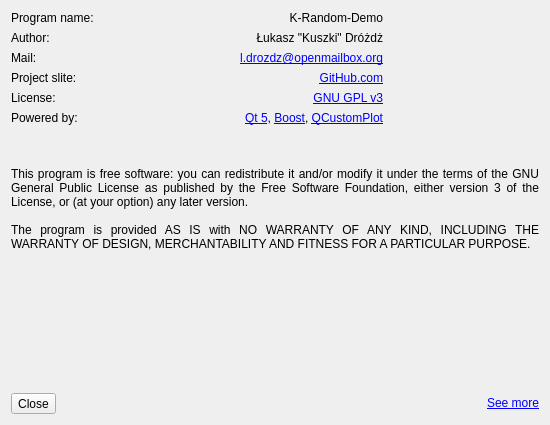
<?xml version="1.0" encoding="UTF-8"?>
<ui version="4.0">
 <class>AboutDialog</class>
 <widget class="QDialog" name="AboutDialog">
  <property name="geometry">
   <rect>
    <x>0</x>
    <y>0</y>
    <width>550</width>
    <height>425</height>
   </rect>
  </property>
  <property name="minimumSize">
   <size>
    <width>550</width>
    <height>425</height>
   </size>
  </property>
  <property name="windowTitle">
   <string>About</string>
  </property>
  <property name="windowIcon">
   <iconset theme="help-about">
    <normaloff>.</normaloff>.</iconset>
  </property>
  <layout class="QGridLayout" name="gridLayout">
   <item row="3" column="0">
    <widget class="QToolButton" name="Close">
     <property name="text">
      <string>Close</string>
     </property>
     <property name="icon">
      <iconset theme="exit">
       <normaloff>.</normaloff>.</iconset>
     </property>
    </widget>
   </item>
   <item row="0" column="3">
    <widget class="QLabel" name="labelLogo">
     <property name="sizePolicy">
      <sizepolicy hsizetype="Fixed" vsizetype="Fixed">
       <horstretch>0</horstretch>
       <verstretch>0</verstretch>
      </sizepolicy>
     </property>
     <property name="minimumSize">
      <size>
       <width>150</width>
       <height>150</height>
      </size>
     </property>
     <property name="maximumSize">
      <size>
       <width>150</width>
       <height>150</height>
      </size>
     </property>
     <property name="pixmap">
      <pixmap resource="resources.qrc">:/icon/logo</pixmap>
     </property>
     <property name="scaledContents">
      <bool>true</bool>
     </property>
    </widget>
   </item>
   <item row="0" column="0" colspan="3">
    <layout class="QFormLayout" name="infoLayout">
     <item row="0" column="0">
      <widget class="QLabel" name="labelName">
       <property name="text">
        <string>Program name:</string>
       </property>
      </widget>
     </item>
     <item row="0" column="1">
      <widget class="QLabel" name="Name">
       <property name="text">
        <string notr="true">K-Random-Demo</string>
       </property>
       <property name="alignment">
        <set>Qt::AlignRight|Qt::AlignTrailing|Qt::AlignVCenter</set>
       </property>
      </widget>
     </item>
     <item row="1" column="0">
      <widget class="QLabel" name="labelAuthor">
       <property name="text">
        <string>Author:</string>
       </property>
      </widget>
     </item>
     <item row="1" column="1">
      <widget class="QLabel" name="Author">
       <property name="text">
        <string notr="true">Łukasz &quot;Kuszki&quot; Dróżdż</string>
       </property>
       <property name="alignment">
        <set>Qt::AlignRight|Qt::AlignTrailing|Qt::AlignVCenter</set>
       </property>
      </widget>
     </item>
     <item row="2" column="0">
      <widget class="QLabel" name="labelMail">
       <property name="text">
        <string>Mail:</string>
       </property>
      </widget>
     </item>
     <item row="2" column="1">
      <widget class="QLabel" name="Mail">
       <property name="text">
        <string notr="true">&lt;a href=&quot;l.drozdz@openmailbox.org&quot;&gt;l.drozdz@openmailbox.org&lt;/a&gt;</string>
       </property>
       <property name="alignment">
        <set>Qt::AlignRight|Qt::AlignTrailing|Qt::AlignVCenter</set>
       </property>
       <property name="openExternalLinks">
        <bool>true</bool>
       </property>
      </widget>
     </item>
     <item row="3" column="0">
      <widget class="QLabel" name="labelSlite">
       <property name="text">
        <string>Project slite:</string>
       </property>
      </widget>
     </item>
     <item row="3" column="1">
      <widget class="QLabel" name="Slite">
       <property name="text">
        <string notr="true">&lt;a href=&quot;https://github.com/Kuszki/K-Random-Demo&quot;&gt;GitHub.com&lt;/a&gt;</string>
       </property>
       <property name="alignment">
        <set>Qt::AlignRight|Qt::AlignTrailing|Qt::AlignVCenter</set>
       </property>
       <property name="openExternalLinks">
        <bool>true</bool>
       </property>
      </widget>
     </item>
     <item row="4" column="0">
      <widget class="QLabel" name="labelLicense">
       <property name="text">
        <string>License:</string>
       </property>
      </widget>
     </item>
     <item row="4" column="1">
      <widget class="QLabel" name="License">
       <property name="text">
        <string notr="true">&lt;a href=&quot;http://www.gnu.org/licenses/gpl-3.0.en.html&quot;&gt;GNU GPL v3&lt;/a&gt;</string>
       </property>
       <property name="alignment">
        <set>Qt::AlignRight|Qt::AlignTrailing|Qt::AlignVCenter</set>
       </property>
       <property name="openExternalLinks">
        <bool>true</bool>
       </property>
      </widget>
     </item>
     <item row="5" column="0">
      <widget class="QLabel" name="labelPowered">
       <property name="text">
        <string>Powered by:</string>
       </property>
      </widget>
     </item>
     <item row="5" column="1">
      <widget class="QLabel" name="Powered">
       <property name="text">
        <string notr="true">&lt;a href=&quot;http://www.qt.io/&quot;&gt;Qt 5&lt;/a&gt;, &lt;a href=&quot;http://www.boost.org/&quot;&gt;Boost&lt;/a&gt;, &lt;a href=&quot;http://qcustomplot.com/&quot;&gt;QCustomPlot&lt;/a&gt;</string>
       </property>
       <property name="alignment">
        <set>Qt::AlignRight|Qt::AlignTrailing|Qt::AlignVCenter</set>
       </property>
       <property name="openExternalLinks">
        <bool>true</bool>
       </property>
      </widget>
     </item>
    </layout>
   </item>
   <item row="1" column="0" colspan="4">
    <widget class="QLabel" name="Info">
     <property name="text">
      <string>This program is free software: you can redistribute it and/or modify it under the terms of the GNU General Public License as published by the Free Software Foundation, either version 3 of the License, or (at your option) any later version.

The program is provided AS IS with NO WARRANTY OF ANY KIND, INCLUDING THE WARRANTY OF DESIGN, MERCHANTABILITY AND FITNESS FOR A PARTICULAR PURPOSE.</string>
     </property>
     <property name="alignment">
      <set>Qt::AlignJustify|Qt::AlignVCenter</set>
     </property>
     <property name="wordWrap">
      <bool>true</bool>
     </property>
    </widget>
   </item>
   <item row="3" column="1" colspan="3">
    <widget class="QLabel" name="More">
     <property name="text">
      <string>&lt;a href=&quot;http://www.fsf.org/&quot;&gt;See more&lt;/a&gt;</string>
     </property>
     <property name="alignment">
      <set>Qt::AlignRight|Qt::AlignTrailing|Qt::AlignVCenter</set>
     </property>
     <property name="openExternalLinks">
      <bool>true</bool>
     </property>
    </widget>
   </item>
   <item row="2" column="0" colspan="4">
    <spacer name="verticalSpacer">
     <property name="orientation">
      <enum>Qt::Vertical</enum>
     </property>
     <property name="sizeHint" stdset="0">
      <size>
       <width>0</width>
       <height>0</height>
      </size>
     </property>
    </spacer>
   </item>
  </layout>
 </widget>
 <tabstops>
  <tabstop>Close</tabstop>
 </tabstops>
 <resources>
  <include location="resources.qrc"/>
 </resources>
 <connections>
  <connection>
   <sender>Close</sender>
   <signal>clicked()</signal>
   <receiver>AboutDialog</receiver>
   <slot>reject()</slot>
   <hints>
    <hint type="sourcelabel">
     <x>46</x>
     <y>374</y>
    </hint>
    <hint type="destinationlabel">
     <x>46</x>
     <y>580</y>
    </hint>
   </hints>
  </connection>
 </connections>
</ui>
